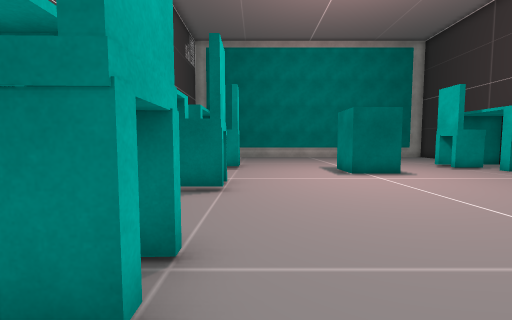
view 1 (above)

15 first-person views from a walk through a scene from a Unity 3-D project. The camera is 1.2 m above the floor, tilts 4° down and sees 90° across. The floor is counted in squares, 1 m on a side. Each view is taken from the middle of a square. On the plan, view 1 faces up. The plan holds only what a view shows up to about 12 squares ahead; the rest is blank. The place goes on beyond the plan. The player character is not drawn. Some animated figures are not drawn. Some surface patterns are stand-ins.

view 2
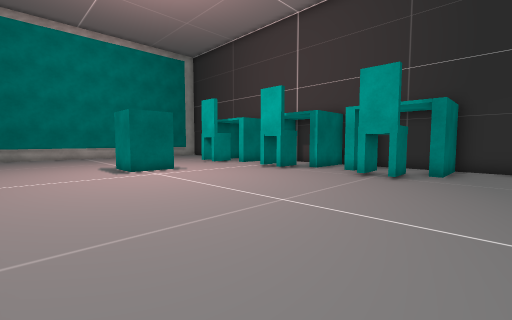

view 3
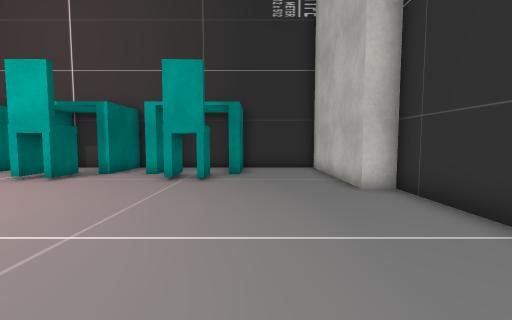

view 4
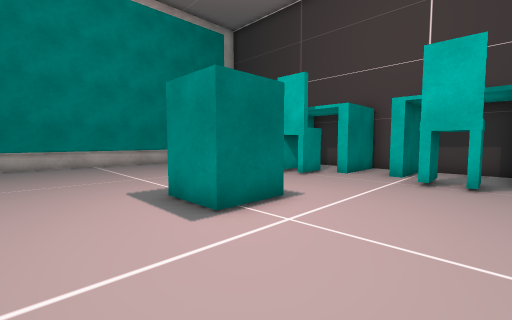

view 5
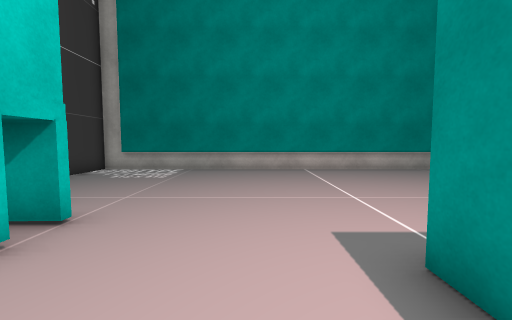

view 6
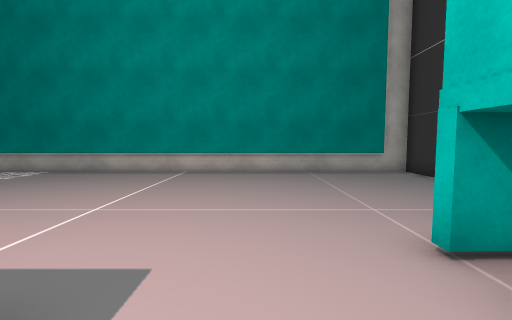

view 7
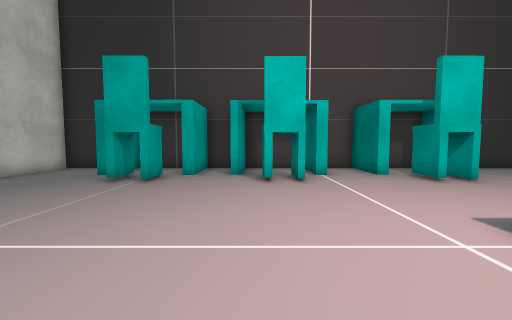

view 8
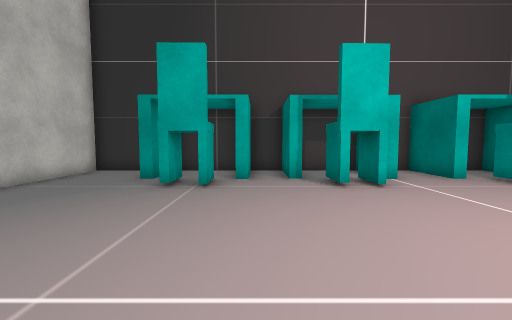

view 9
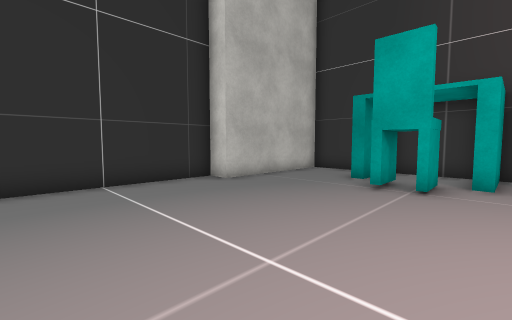

view 10
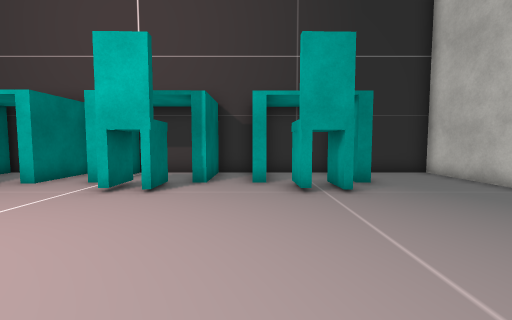

view 11
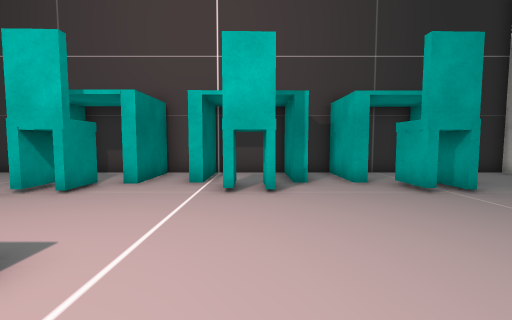

view 12
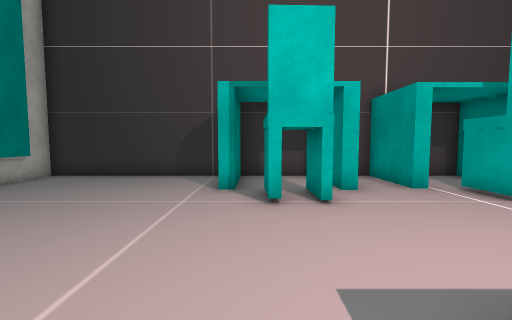

view 13
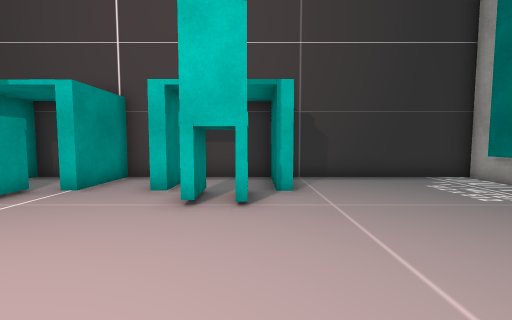

view 14
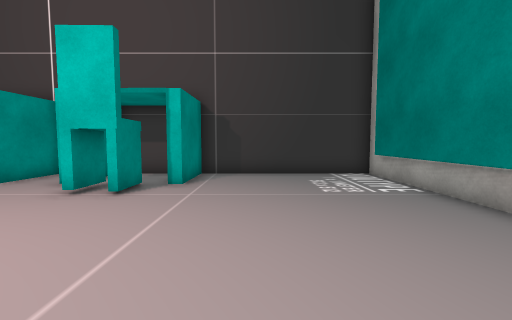

view 15
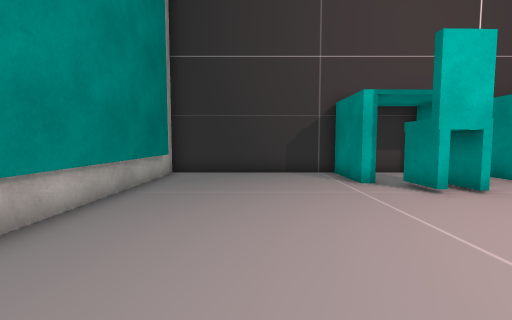

### Floor plan
Ten units are one square. View 1 is at (0, 0); x grows to the right and y downward. Boxes are objects, and circles mark ways between rooms. Rooms are numbered by the first view taken in them; rooms with no view inside come last. Other rooms are left out.
<svg viewBox="-52 -208 188 249">
<path fill="none" stroke="#000" d="M-9 -76 -9 -63 -22 -62M91 -67 97 -68M-7 -126 -19 -126M-22 -75 -13 -75M-22 -109 -22 -104 -47 -105 -47 -86 -22 -86 -23 -82M104 -76 90 -75M104 -115 90 -115 89 -128 102 -128M105 -65 91 -65 91 -78 105 -78M101 -125 89 -125M-23 -55 -23 -51 -37 -51M-22 -128 -8 -128 -8 -116 -22 -116M105 -135 105 -139 130 -139M105 -37 105 -41 131 -41 131 -55 105 -55 105 -59 131 -59M-22 -26 -8 -26 -8 -14 -15 -14M129 -104 105 -104 105 -108M105 -27 90 -27M131 -86 105 -86 105 -90 131 -90 131 -203 -47 -203 -47 -139 -22 -139 -22 -135M-22 -15 -7 -16M105 -17 93 -16 92 -29 104 -30M-47 -38 -23 -38 -23 -33M-23 -7 -23 -2M-47 9 -47 27 7 27 7 36 76 36 76 27 131 27 131 -6 105 -6 105 -11M121 -201 -39 -201M-47 -32 -47 -7 -23 -7"/>
<rect x="35" y="-115" width="20" height="20" fill="#bbb"><title>cyan block</title></rect>
<circle cx="-30" cy="-10" r="3" fill="#2a7"/>
<text x="40" y="-90">1</text>
<text x="-40" y="-20">2</text>
</svg>
Room 1 opens to room 2.

Where each view was taken, in squares from view 1:
view 1: 0 up, 0 right, facing up
view 2: 1 down, 0 right, facing up-right
view 3: 0 up, 1 right, facing right
view 4: 6 up, 1 right, facing up-right
view 5: 9 up, 2 right, facing up
view 6: 10 up, 7 right, facing up
view 7: 6 up, 7 right, facing left
view 8: 4 up, 6 right, facing left
view 9: 4 up, 6 right, facing down-left
view 10: 4 up, 3 right, facing right
view 11: 7 up, 3 right, facing right
view 12: 13 up, 4 right, facing right
view 13: 13 up, 4 right, facing left
view 14: 16 up, 5 right, facing left
view 15: 17 up, 3 right, facing right
